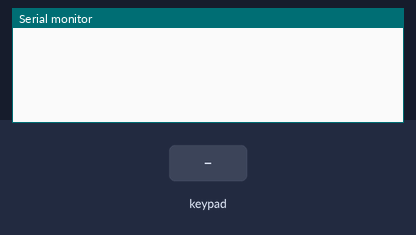
The sketch below on a simulated Arduino Uno, built with avr-gcc and run on an emulated ATmega328P. Parts: the last lines printed to the serial monitor. Inputs (shaded band) come from the test bench.

Above: at 1.2 s.
1.3 s: key '1' pressed
At 2.5 s:
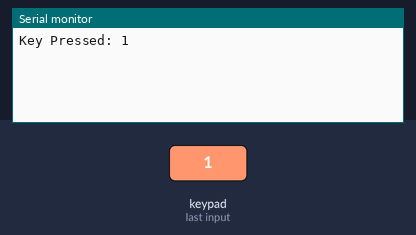
2.8 s: keypad keys 1 0 9 8 7 # pressed 0.4 s apart
At 6.1 s:
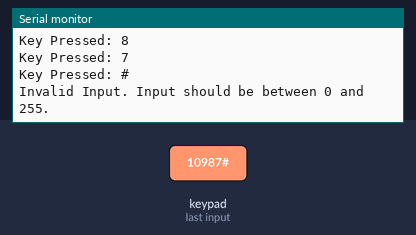
6.7 s: key '*' pressed
At 7.9 s:
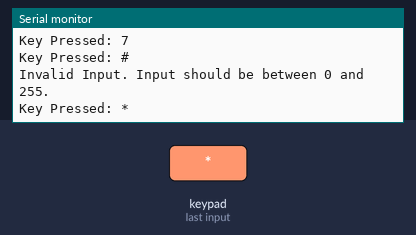
8.2 s: key '#' pressed
At 8.7 s:
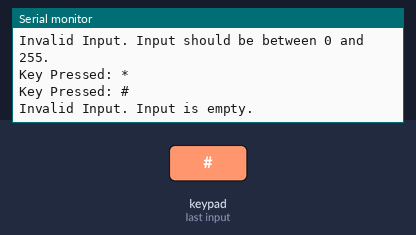
9.7 s: keypad keys 6 5 4 pressed 0.4 s apart
At 11.1 s:
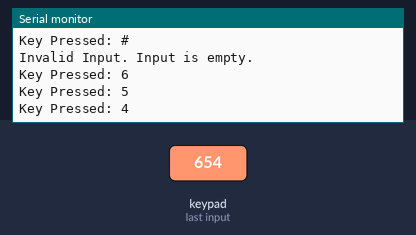
Timing chart, 0 to 12.7 s (numbered marks = the images above; inputs shaded):
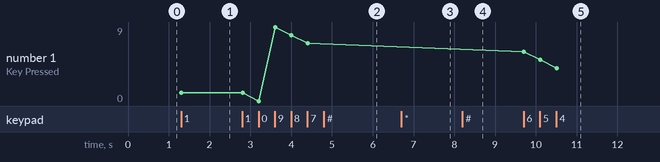

The sketch:

postlab1.ino
```cpp
/* Write an arduino sketch to perform the following:
a. Scan the input entered by the user in the key pad.
b. Convert the entered ASCII into integer and display it in the serial monitor.
*/

#include <Keypad.h>

#define ROW_NUM    4
#define COLUMN_NUM 3

char keys[ROW_NUM][COLUMN_NUM] = {
  {'1','2','3'},
  {'4','5','6'},
  {'7','8','9'},
  {'*','0','#'}
};

byte pin_rows[ROW_NUM] = {10, 9, 8, 7};
byte pin_column[COLUMN_NUM] = {6, 5, 4};

Keypad keypad = Keypad(makeKeymap(keys), pin_rows, pin_column, ROW_NUM, COLUMN_NUM);

String inputBuffer = "";

void setup() {
  Serial.begin(9600);
}

void loop() {
  char key = keypad.getKey();

  if (key) {
    Serial.println("Key Pressed: " + String(key));

    if (key >= '0' && key <= '9') {
      inputBuffer += key;
    } else if (key == '#') {
      if (inputBuffer.length() > 0) {
        int inputValue = inputBuffer.toInt();
        if (inputValue >= 0 && inputValue <= 255) {
          Serial.println("Valid Input: " + String(inputValue));

          char asciiValue = inputValue;
          Serial.println("ASCII Value: " + String(asciiValue));
        } else {
          Serial.println("Invalid Input. Input should be between 0 and 255.");
        }
        inputBuffer = "";
      } else {
        Serial.println("Invalid Input. Input is empty.");
      }
    }
  }
}
```

Measured:
- after the input at 1.3 s, the serial monitor: prints a new line at once (image 1)
- after the input at 2.8 s, the serial monitor: prints a new line after 0.40 s (image 2)
- after the input at 6.7 s, the serial monitor: prints a new line at once (image 3)
- after the input at 8.2 s, the serial monitor: prints a new line at once (image 4)
- after the input at 9.7 s, the serial monitor: prints a new line at once (image 5)
- plotted number 1: 1 → 7 after the input at 2.8 s, 7 → 4 after the input at 9.7 s
